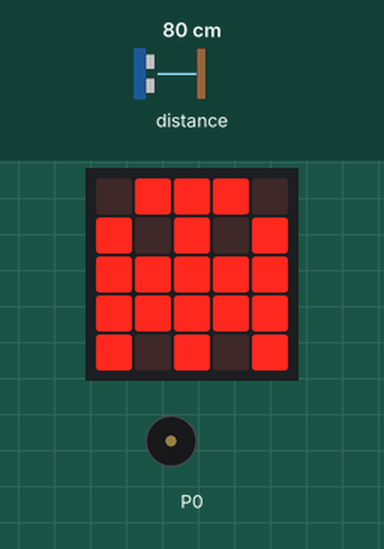
The program below on a simulated BBC micro:bit (MakeCode). Parts: the board's 5×5 LED display, buzzer (waves = sounding). Inputs (shaded band) come from the test bench; at power-on: distance to the obstacle 80 cm.

Above: at 1.1 s.
Timing chart, 0 to 130.0 s (numbered marks = the images above):
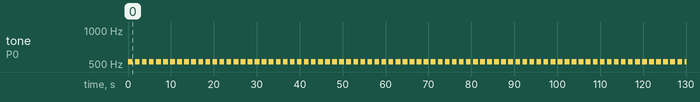

The program:

piano.py
```python
def on_forever():
    if maqueen.ultrasonic(PingUnit.CENTIMETERS) <= 5:
        music.play_melody("C C C C C C C C ", 500)
    elif maqueen.ultrasonic(PingUnit.CENTIMETERS) <= 10:
        music.play_melody("E E E E E E E E ", 500)
    elif maqueen.ultrasonic(PingUnit.CENTIMETERS) <= 15:
        music.play_melody("G G G G G G G G ", 500)
    elif maqueen.ultrasonic(PingUnit.CENTIMETERS) <= 20:
        music.play_melody("B B B B B B B B ", 500)
    else:
        music.play_melody("C5 C5 C5 C5 C5 C5 C5 C5 ", 500)
    basic.show_icon(IconNames.GHOST)
basic.forever(on_forever)
```

Measured:
- by itself, tone on P0: alternates 523 Hz for 1.0 s and silent for 0.65 s
